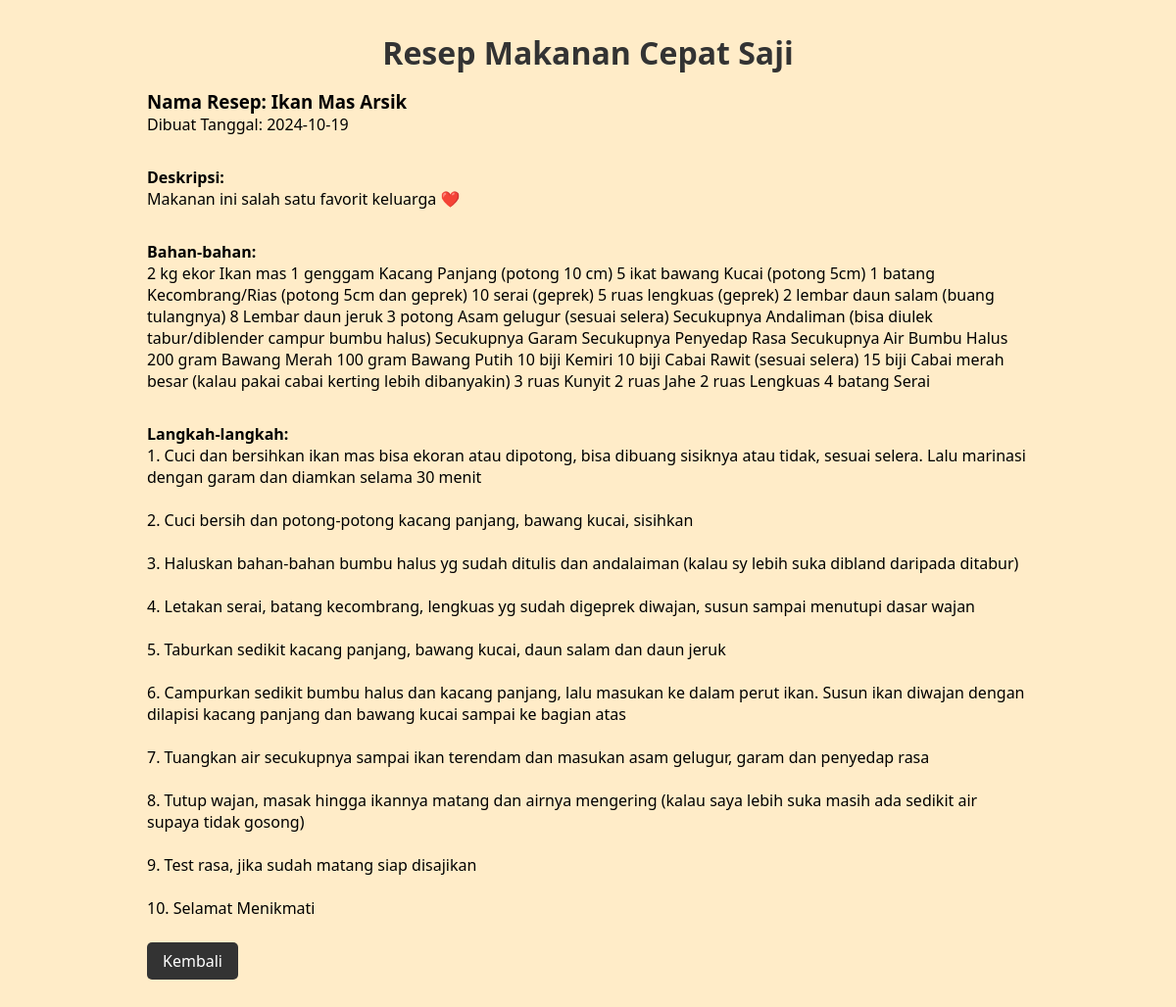
/detail_resep.php?id=4, run on the app's committed database.
### tables this page shows
CREATE TABLE resep (
    id INTEGER PRIMARY KEY AUTOINCREMENT,
    nama_resep TEXT NOT NULL,
    description TEXT NOT NULL,
    daerah TEXT NOT NULL,
    bahan TEXT NOT NULL, 
    cara TEXT NOT NULL,
    created_at TEXT NOT NULL);

### functions.php (called while the page is built, shortened)
<?php
function get_resep_by_id($id)
{
    $db = connect_db();
    $query = "SELECT * FROM resep WHERE id = $id";
    $result = $db->query($query);
    return $result ? $result->fetchArray(SQLITE3_ASSOC) : false;
}

### detail_resep.php (the view, shortened to what this page needs)
<?php
require_once 'functions.php';
$id_resep = $_GET['id'];
$resep = get_resep_by_id($id_resep);
?>
<!DOCTYPE html>
<html lang="en">
<head>
</head>
<body>
    <div class="container">
        <div class="jumbotron">
            <h1>Resep Makanan Cepat Saji</h1>
            <div class="card">
                <h3>Nama Resep: <?php echo htmlspecialchars($resep['nama_resep']); ?></h3>
                <span>Dibuat Tanggal: <?php echo htmlspecialchars($resep['created_at']); ?></span>
                <div class="isi">
                    <p>
                        <strong>Deskripsi:</strong><br> <?php echo htmlspecialchars($resep['description']); ?>
                    </p>
                </div>
                <div class="isi">
                    <p>
                        <strong>Bahan-bahan:</strong><br> <?php echo htmlspecialchars($resep['bahan']); ?>
                    </p>
                </div>
                <div class="isi">
                    <p>
                        <strong>Langkah-langkah:</strong><br> <?php echo nl2br(htmlspecialchars($resep['cara'])); ?>
                    </p>
                </div>
                <div class="tombol">
                    <a href="halaman_utama.php">Kembali</a>
                </div>
            </div>
        </div>
    </div>
</body>
</html>

### detail_resep.php (style rules this page uses)
* { margin: 0; padding: 0; box-sizing: border-box; }
body { font-family: system-ui, -apple-system, BlinkMacSystemFont, 'Segoe UI', Roboto, Oxygen, Ubuntu, Cantarell, 'Open Sans', 'Helvetica Neue', sans-serif; background-color: #FFECC8; }
.container .jumbotron { max-width: 900px; margin: auto; padding-bottom: 3rem; }
.container .jumbotron h1 { color: #333; text-align: center; padding: 2rem 0 1rem 0; }
.container .jumbotron .card .isi { margin-top: 2rem; }
.container .jumbotron .card .tombol { margin-top: 2rem; }
.container .jumbotron .card .tombol a { background-color: #333; text-decoration: none; color: #fff; padding: 0.5rem 1rem; border: none; border-radius: 5px; cursor: pointer; transition: 0.3s ease-in-out; }

### data on the page
resep: nama_resep "Ikan Mas Arsik", created_at "2024-10-19", description "Makanan ini salah satu favorit keluarga ❤️", bahan "2 kg ekor Ikan mas 1 genggam Kacang Panjang (potong 10 cm) 5 ikat bawang Kucai (potong 5cm) 1 batang Kecombrang/Rias (potong 5cm dan geprek) 10 serai (geprek) 5 ruas lengkuas (geprek) 2 lembar daun salam (buang tulangnya) 8 Lembar daun jeruk 3 potong Asam gelugur (sesuai selera) Secukupnya Andaliman (bisa diulek tabur/diblender campur bumbu halus) Secukupnya Garam Secukupnya Penyedap Rasa Secukupnya Air Bumbu Halus 200 gram Bawang Merah 100 gram Bawang Putih 10 biji Kemiri 10 biji Cabai Rawit (sesuai selera) 15 biji Cabai merah besar (kalau pakai cabai kerting lebih dibanyakin) 3 ruas Kunyit 2 ruas Jahe 2 ruas Lengkuas 4 batang Serai", cara "1. Cuci dan bersihkan ikan mas bisa ekoran atau dipotong, bisa dibuang sisiknya atau tidak, sesuai selera. Lalu marinasi dengan garam dan diamkan selama 30 menit 2. Cuci bersih dan potong-potong kacang panjang, bawang kucai, sisihkan 3. Haluskan bahan-bahan bumbu halus yg sudah ditulis dan andalaiman (kalau sy lebih suka dibland daripada ditabur) 4. Letakan serai, batang kecombrang, lengkuas yg sudah digeprek diwajan, susun sampai menutupi dasar wajan 5. Taburkan sedikit kacang panjang, bawang kucai, daun salam dan daun jeruk 6. Campurkan sedikit bumbu halus dan kacang panjang, lalu masukan ke dalam perut ikan. Susun ikan diwajan dengan dilapisi kacang panjang dan bawang kucai sampai ke…"
